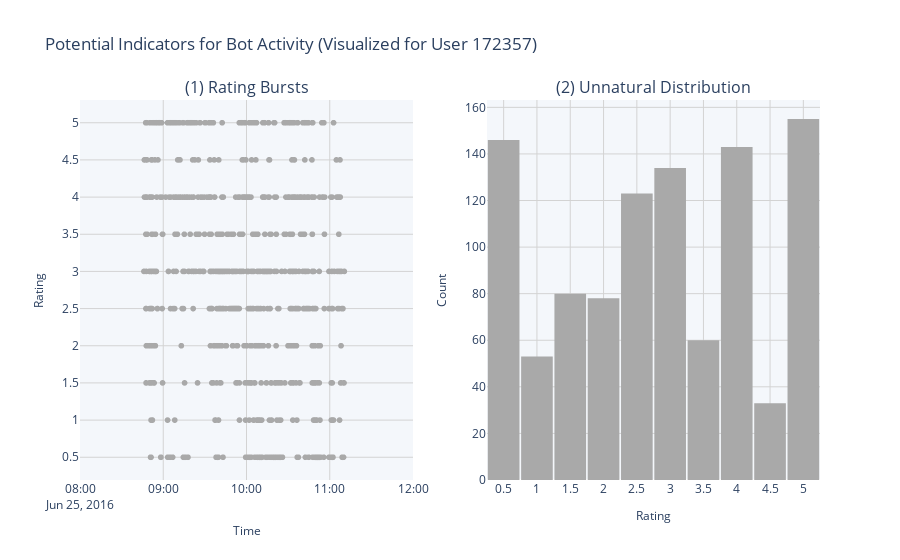

Notebook code cell kept with this figure:
### Markdown cell above
# Users with many ratings

It is not uncommon to have very enthusiastic users. There will always be a small fraction of people with significantly more interactions than the average person. However, we do have some users with an interesting rating activity. 

The most active user has rated over 23'000 movies in less than 3 years. We don't want to be judgemental, but this is a bit too much, even for a _very_ enthusiastic movie connoisseur. The average movie lenght is around 90 minutes.<sup>1</sup> Under the assumption that this user was legit and watched all movies in his 3 year rating period, he would have spent about 32 hours a day watching movies.

Unlike detecting suspect activity in empty profiles, we have a lot more data to work with here. This allows us to get insight about rating patterns of individual users.

For most of the Top 20 most active users there are very obvious signs indicating bot activity. One phenomena a lot of them share are 'Rating Bursts', short timeframes with hundreds of ratings in minutes. Another common pattern is a very even, unnatural distribution of ratings.

We are more interested in the ones who deviate from obvious bot patterns - heavy users with seemingly legitimate rating activity.

<sup>1</sup> <cite>Average Movie Length - https://towardsdatascience.com/are-new-movies-longer-than-they-were-10hh20-50-year-ago-a35356b2ca5b</cite>

### Code cell
# Showing unnatural patterns (rating Bursts, Distribution)
def plot_indicators():
    all_user_ratings = ratings_for_uid(172357)

    t_range = ['2016-06-25 08:00:00','2016-06-25 12:00:00']
    all_user_ratings = all_user_ratings.query('rating_date >= @t_range[0] and rating_date <= @t_range[1]')

    fgo2 = make_subplots(rows=1, cols=2, column_widths=[0.5,0.5], subplot_titles=(f'(1) Rating Bursts','(2) Unnatural Distribution'))

    fig2_1 = px.scatter(all_user_ratings,x='rating_date',y='rating', range_x=t_range)
    fig2_2 = px.histogram(all_user_ratings,x='rating')

    fgo2.add_trace(fig2_1['data'][0], row=1, col=1)
    fgo2.add_trace(fig2_2['data'][0], row=1, col=2)



    fgo2.update_layout(
        title_text=f'Potential Indicators for Bot Activity (Visualized for User 172357)',
    )

    fgo2.update_layout(
        yaxis = dict(
            tickmode = 'array',
            tickvals = np.arange(0.5,5.5,0.5)
        ),
        bargap = 0.05,
    )

    fgo2.update_xaxes(
        range=t_range,
        row=1,
        col=1,
    )

    fgo2.update_xaxes(
        tickmode = 'array',
        tickvals = np.arange(0.5,5.5,0.5),
        row=1,
        col=2,
    )

    fgo2.update_xaxes(title_text="Time", titlefont_size=12, row = 1, col = 1)
    fgo2.update_yaxes(title_text="Rating", titlefont_size=12, row = 1, col = 1)
    fgo2.update_xaxes(title_text="Rating", titlefont_size=12, row = 1, col = 2)
    fgo2.update_yaxes(title_text="Count", titlefont_size=12, row = 1, col = 2)


    fgo2.update_traces(
        marker_color='darkgrey',
    )

    apply_grid_bg_design(fgo2)

    return fgo2

plot_indicators().show()

### Figure 1 — Plotly figure (JSON) as saved in the notebook; plotly's stock layout.template omitted (floating-point values rounded to 4 significant figures; data arrays with more than 128 entries replaced by an {"elided": "..."} marker saying what was removed)
{"data": [{"hovertemplate": "rating_date=%{x}<br>rating=%{y}<extra></extra>", "legendgroup": "", "marker": {"color": "darkgrey", "symbol": "circle"}, "mode": "markers", "name": "", "showlegend": false, "type": "scattergl", "x": {"elided": "1005 str values"}, "xaxis": "x", "y": {"elided": "1005 float values"}, "yaxis": "y"}, {"alignmentgroup": "True", "bingroup": "x", "hovertemplate": "rating=%{x}<br>count=%{y}<extra></extra>", "legendgroup": "", "marker": {"color": "darkgrey", "pattern": {"shape": ""}}, "name": "", "offsetgroup": "", "orientation": "v", "showlegend": false, "type": "histogram", "x": {"elided": "1005 float values"}, "xaxis": "x2", "yaxis": "y2"}], "layout": {"annotations": [{"font": {"size": 16}, "showarrow": false, "text": "(1) Rating Bursts", "x": 0.225, "xanchor": "center", "xref": "paper", "y": 1, "yanchor": "bottom", "yref": "paper"}, {"font": {"size": 16}, "showarrow": false, "text": "(2) Unnatural Distribution", "x": 0.775, "xanchor": "center", "xref": "paper", "y": 1, "yanchor": "bottom", "yref": "paper"}], "bargap": 0.05, "plot_bgcolor": "rgb(244,247,251)", "title": {"text": "Potential Indicators for Bot Activity (Visualized for User 172357)"}, "xaxis": {"anchor": "y", "domain": [0, 0.45], "gridcolor": "lightgrey", "gridwidth": 1, "range": ["2016-06-25 08:00:00", "2016-06-25 12:00:00"], "showgrid": true, "title": {"font": {"size": 12}, "text": "Time"}}, "xaxis2": {"anchor": "y2", "domain": [0.55, 1], "gridcolor": "lightgrey", "gridwidth": 1, "showgrid": true, "tickmode": "array", "tickvals": [0.5, 1, 1.5, 2, 2.5, 3, 3.5, 4, 4.5, 5], "title": {"font": {"size": 12}, "text": "Rating"}}, "yaxis": {"anchor": "x", "domain": [0, 1], "gridcolor": "lightgrey", "gridwidth": 1, "showgrid": true, "tickmode": "array", "tickvals": [0.5, 1, 1.5, 2, 2.5, 3, 3.5, 4, 4.5, 5], "title": {"font": {"size": 12}, "text": "Rating"}}, "yaxis2": {"anchor": "x2", "domain": [0, 1], "gridcolor": "lightgrey", "gridwidth": 1, "showgrid": true, "title": {"font": {"size": 12}, "text": "Count"}}}}
